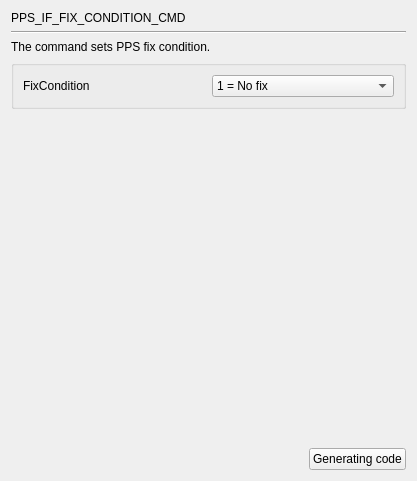
     <widget class="QWidget" name="page_PPS_IF_FIX_CONDITION_CMD">
      <layout class="QGridLayout" name="gridLayout_53">
       <item row="0" column="0" colspan="2">
        <widget class="QLabel" name="label_105">
         <property name="text">
          <string>PPS_IF_FIX_CONDITION_CMD</string>
         </property>
        </widget>
       </item>
       <item row="1" column="0" colspan="2">
        <widget class="Line" name="line_30">
         <property name="orientation">
          <enum>Qt::Horizontal</enum>
         </property>
        </widget>
       </item>
       <item row="2" column="0" colspan="2">
        <widget class="QLabel" name="label_106">
         <property name="text">
          <string>The command sets PPS fix condition.</string>
         </property>
        </widget>
       </item>
       <item row="3" column="0" colspan="2">
        <widget class="QGroupBox" name="groupBox_22">
         <property name="title">
          <string/>
         </property>
         <layout class="QGridLayout" name="gridLayout_52">
          <item row="0" column="0">
           <widget class="QLabel" name="label_115">
            <property name="text">
             <string>FixCondition</string>
            </property>
           </widget>
          </item>
          <item row="0" column="1">
           <widget class="QComboBox" name="comboBox__FIX_CONDITION_TextLabel">
            <item>
             <property name="text">
              <string>1 = No fix</string>
             </property>
            </item>
            <item>
             <property name="text">
              <string>2 = 2D fix</string>
             </property>
            </item>
            <item>
             <property name="text">
              <string>3 = 3D fix</string>
             </property>
            </item>
           </widget>
          </item>
         </layout>
        </widget>
       </item>
       <item row="4" column="1">
        <spacer name="verticalSpacer_30">
         <property name="orientation">
          <enum>Qt::Vertical</enum>
         </property>
         <property name="sizeHint" stdset="0">
          <size>
           <width>20</width>
           <height>333</height>
          </size>
         </property>
        </spacer>
       </item>
       <item row="5" column="0">
        <spacer name="horizontalSpacer_30">
         <property name="orientation">
          <enum>Qt::Horizontal</enum>
         </property>
         <property name="sizeHint" stdset="0">
          <size>
           <width>292</width>
           <height>20</height>
          </size>
         </property>
        </spacer>
       </item>
       <item row="5" column="1">
        <widget class="QPushButton" name="GC_PPS_IF_FIX_CONDITION_CMD">
         <property name="layoutDirection">
          <enum>Qt::LeftToRight</enum>
         </property>
         <property name="text">
          <string>Generating code</string>
         </property>
        </widget>
       </item>
      </layout>
     </widget>
